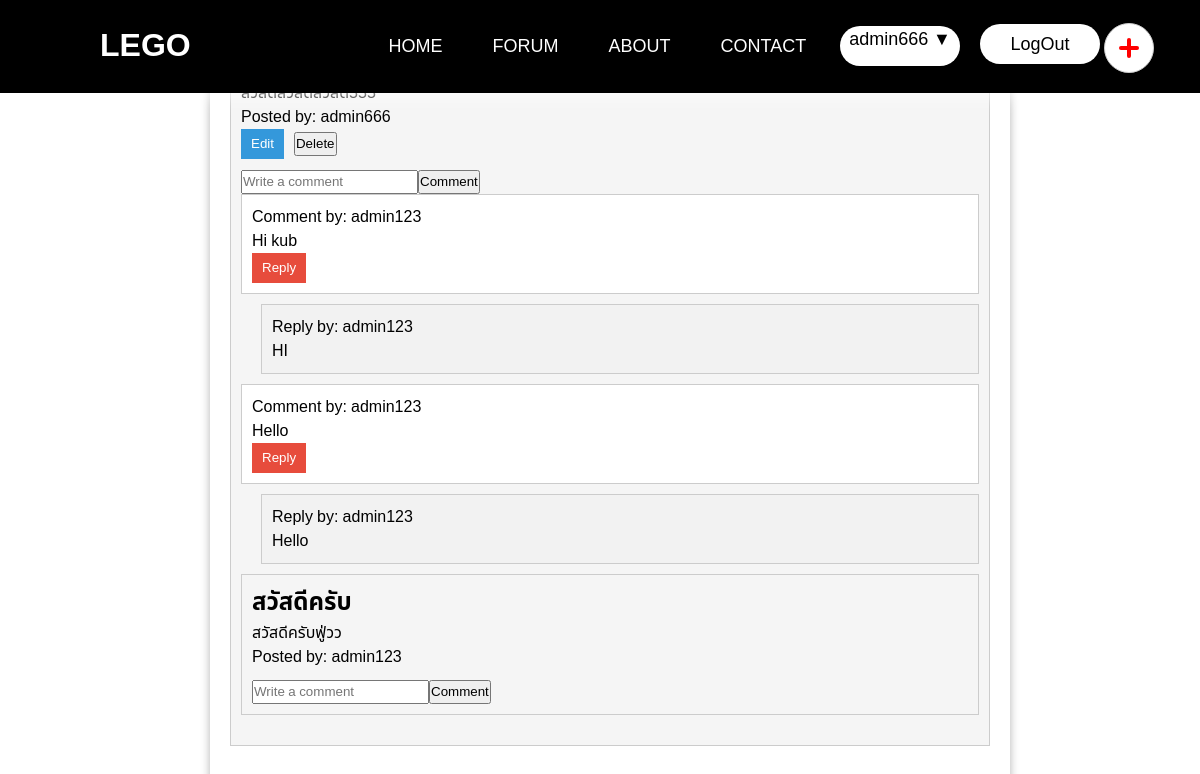
/form/forum.php (signed in), run on the app's committed database.
### tables this page shows
CREATE TABLE `posts` (
  `post_id` int(11) NOT NULL,
  `user_id` varchar(50) NOT NULL,
  `title` varchar(255) NOT NULL,
  `content` text NOT NULL,
  `created_at` timestamp NOT NULL DEFAULT current_timestamp() ON UPDATE current_timestamp()
);

CREATE TABLE `comments` (
  `comment_id` int(11) NOT NULL,
  `post_id` int(11) NOT NULL,
  `user_id` varchar(50) NOT NULL,
  `content` text NOT NULL,
  `created_at` timestamp NOT NULL DEFAULT current_timestamp() ON UPDATE current_timestamp()
);

CREATE TABLE `replies` (
  `reply_id` int(11) NOT NULL,
  `comment_id` int(11) NOT NULL,
  `user_id` varchar(50) NOT NULL,
  `content` text NOT NULL,
  `created_at` timestamp NOT NULL DEFAULT current_timestamp() ON UPDATE current_timestamp(),
  `parent_reply_id` int(11) NOT NULL
);

### form/forum.php (the view, shortened to what this page needs)
<?php
include_once 'dbConfig.php';
$sql = "SELECT * FROM posts ORDER BY created_at DESC";
$result = $con->query($sql);
?>
<!DOCTYPE html>
<html lang="en">
<head>
    <link rel="stylesheet" href="static/style_forum.css">
</head>
<body>
    <header>
        <h1>LEGO</h1>
        <nav class="top">
            <a href="index.php">HOME</a>
            <a href="forum.php">FORUM</a>
            <a href="์newpost.php">ABOUT</a>
            <a href="#">CONTACT</a>
        </nav>
        <nav class="createpost">
    <div style="text-align: center; margin-top: 5%">
        <button class="icon-btn add-btn" onclick="redirectToForum()">
        </button>
    </div>
</nav>
        <?php if(isset($_SESSION['user_id'])) :?>
            <p><button class="btnn"><a href="home.html?logout='1'">LogOut</a></button></p>
        <?php endif ?>
<nav class="profile">
    <div class="profile_box">
        <?php
        if (isset($_SESSION['user_id'])) {
            $username = $_SESSION['user_id'];
            echo '<a class="user_name">' . $username . '</a>';
        } else {
            echo '<a class="user_name">Guest</a>';
        }
        ?>
        <label for="profile_checkbox" class="profile_button">
            <span class="options_icon">&#9660;</span>
        </label>
    </div>
</nav>
    </header>
    <div class="post-section">
    <?php
    while ($row = $result->fetch_assoc()) {
        echo '<div class="post">';
        echo '<h3>' . $row['title'] . '</h3>';
        echo '<p>' . $row['content'] . '</p>';
        echo '<p>Posted by: ' . $row['user_id'] . '</p>';
    if ($row['user_id'] == $_SESSION['user_id']) {
        echo '<button class="edit-btn" onclick="editPost(' . $row['post_id'] . ');">Edit</button>';
        echo '<button class="delete-btn" onclick="deletePost(' . $row['post_id'] . ');">Delete</button>';
    }
    echo '<div class="comments">';
    echo '<form action="forum.php" method="POST" id="comment-form-' . $row['post_id'] . '">';
    echo '<input type="text" name="comment_content" placeholder="Write a comment" required>';
    echo '<input type="submit" name="submit_comment" value="Comment" onclick="clearCommentHistory();">';
    echo '</form>';
$post_id = $row['post_id'];
$commentsSql = "SELECT * FROM comments WHERE post_id = $post_id";
$commentsResult = $con->query($commentsSql);
while ($commentRow = $commentsResult->fetch_assoc()) {
    echo '<div class="comment">';
    echo '<p>Comment by: ' . $commentRow['user_id'] . '</p>';
    echo '<p>' . $commentRow['content'] . '</p>';
    echo '<button class="reply-btn" onclick="toggleReplyForm(' . $commentRow['comment_id'] . ');">Reply</button>';
    echo '</div>';
    $comment_id = $commentRow['comment_id'];
    $repliesSql = "SELECT * FROM replies WHERE comment_id = $comment_id";
    $repliesResult = $con->query($repliesSql);
    while ($replyRow = $repliesResult->fetch_assoc()) {
        echo '<div class="reply">';
        echo '<p>Reply by: ' . $replyRow['user_id'] . '</p>';
        echo '<p>' . $replyRow['content'] . '</p>';
        echo '</div>';
    }
}
echo '</div>';
    }
?>
</div>
</body>
</html>

### form/static/style_forum.css (style rules this page uses)
* { margin: 0; padding: 0; box-sizing: border-box; font-family: "Libre Franklin", sans-serif; font-family: "Noto Sans Thai", sans-serif; }
body { display: flex; justify-content: center; align-items: center; min-height: 100vh; background: #fff; background-position: center; background-size: cover; }
header { position: fixed; top: 0; width: 100%; padding: 20px 100px; display: flex; justify-content: space-between; align-items: center; z-index: 99; background: #000; box-shadow: rgb(255, 255, 255) 0 1px 20px; }
header h1 { color: #fff; }
.top { position: relative; left: 100px; display: flex; justify-content: center; align-items: center; font-size: 18px; color: #fff; text-decoration: none; }
.top a { position: relative; font-size: 18px; color: #fff; text-decoration: none; margin-right: 50px; }
.top a::after { content: ""; position: absolute; left: 0; bottom: -6px; width: 100%; height: 3px; background: #fff; border-radius: 5px; transform: scaleX(0); transition: 0.5s; }
.btnn { color: #ffffff; text-align: center; width: 120px; height: 40px; background: #ffffff; outline: none; border-radius: 20px; cursor: pointer; font-size: 18px; transition: 0.5s; border: none; position: absolute; top: 24px; right: 100px; }
.btnn a { color: #000; text-decoration: none; }
.profile_box { color: #000; text-align: center; width: 120px; height: 40px; background: #ffffff; outline: none; border-radius: 20px; cursor: pointer; font-size: 18px; transition: 0.5s; border: none; position: absolute; top: -20px; right: 140px; }
.profile_box a { text-decoration: none; }
.profile { position: relative; }
.profile_button { cursor: pointer; position: relative; }
.icon-btn { width: 50px; height: 50px; border: 1px solid #cdcdcd; background: white; border-radius: 25px; overflow: hidden; position: relative; transition: width 0.2s ease-in-out; }
button.icon-btn.add-btn { position: relative; left: 250px; }
.add-btn::before, .add-btn::after { transition: width 0.2s ease-in-out, border-radius 0.2s ease-in-out; content: ""; position: absolute; height: 4px; width: 10px; top: calc(50% - 2px); background: red; }
.add-btn::after { right: 14px; overflow: hidden; border-top-right-radius: 2px; border-bottom-right-radius: 2px; }
.add-btn::before { left: 14px; border-top-left-radius: 2px; border-bottom-left-radius: 2px; }
.post-section { width: 800px; margin-left: 20px; background-color: #fff; padding: 20px; border-radius: 5px; box-shadow: 0px 0px 10px rgba(0, 0, 0, 0.3); position: relative; height: auto; }
.post { background-color: #f5f5f5; border: 1px solid #ccc; margin-bottom: 20px; padding: 10px; }
.post h3 { font-size: 24px; margin-top: 0; }
.post p { font-size: 16px; }
.post p:last-child { margin-bottom: 0; }
.like-btn, .comment-btn, .edit-btn { background-color: #3498db; color: #fff; border: none; padding: 5px 10px; margin-right: 10px; cursor: pointer; }
.comments { margin-top: 10px; }
.comment { background-color: #fff; border: 1px solid #ccc; padding: 10px; margin-bottom: 10px; }
.comment p { font-size: 16px; margin: 0; }
.comment .reply-btn { background-color: #e74c3c; color: #fff; border: none; padding: 5px 10px; cursor: pointer; }
.reply { background-color: #f2f2f2; border: 1px solid #ccc; padding: 10px; margin-left: 20px; margin-bottom: 10px; }
.reply p { font-size: 16px; margin: 0; }

### form/forum.php (style rules this page uses)
body { background-image: url('https://images2.alphacoders.com/127/1274819.jpg'); background-size: cover; background-repeat: no-repeat; background-attachment: fixed; }

### data on the page
posts: content "สวัสดีสวัสดีสวัสดี555", user "admin666"
comments: user "admin123", content "Hi kub"
replies: user "admin123", content "HI"
comments: user "admin123", content "Hello"
replies: user "admin123", content "Hello"
posts: title "สวัสดีครับ", content "สวัสดีครับฟู่วว", user "admin123"

### other printed values
$username "admin666"
